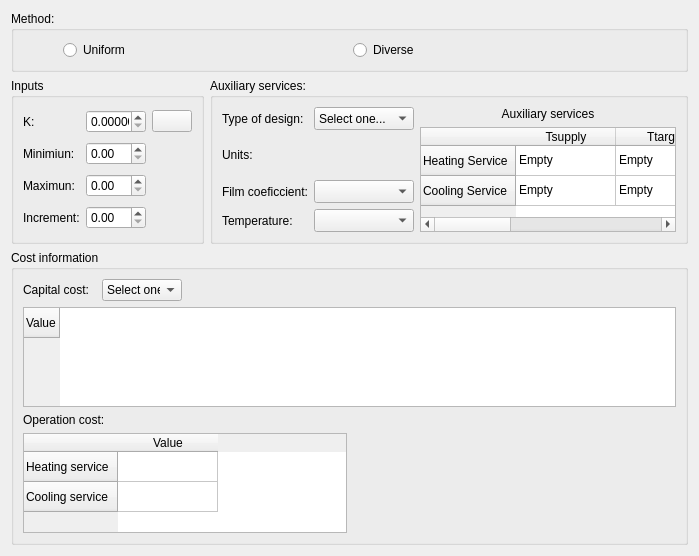
<?xml version="1.0" encoding="UTF-8"?>
<ui version="4.0">
 <class>contenido_plots_costos</class>
 <widget class="QWidget" name="contenido_plots_costos">
  <property name="geometry">
   <rect>
    <x>0</x>
    <y>0</y>
    <width>639</width>
    <height>544</height>
   </rect>
  </property>
  <property name="windowTitle">
   <string>Form</string>
  </property>
  <layout class="QGridLayout" name="gridLayout_12">
   <item row="1" column="0">
    <layout class="QGridLayout" name="gridLayout_5">
     <item row="0" column="1">
      <widget class="QGroupBox" name="groupBox3">
       <property name="title">
        <string>Auxiliary services:</string>
       </property>
       <layout class="QGridLayout" name="gridLayout_7">
        <item row="0" column="0">
         <layout class="QGridLayout" name="gridLayout_9">
          <item row="0" column="0">
           <widget class="QLabel" name="labelType">
            <property name="maximumSize">
             <size>
              <width>100</width>
              <height>16777215</height>
             </size>
            </property>
            <property name="text">
             <string>Type of design:</string>
            </property>
           </widget>
          </item>
          <item row="1" column="0">
           <widget class="QLabel" name="labelunits">
            <property name="maximumSize">
             <size>
              <width>100</width>
              <height>16777215</height>
             </size>
            </property>
            <property name="text">
             <string>Units:</string>
            </property>
           </widget>
          </item>
          <item row="2" column="0">
           <widget class="QLabel" name="labelfilm">
            <property name="maximumSize">
             <size>
              <width>100</width>
              <height>16777215</height>
             </size>
            </property>
            <property name="text">
             <string>Film coeficcient:</string>
            </property>
           </widget>
          </item>
          <item row="3" column="0">
           <widget class="QLabel" name="labeltemp">
            <property name="maximumSize">
             <size>
              <width>100</width>
              <height>16777215</height>
             </size>
            </property>
            <property name="text">
             <string>Temperature:</string>
            </property>
           </widget>
          </item>
          <item row="0" column="1">
           <widget class="QComboBox" name="TypeDesign">
            <property name="maximumSize">
             <size>
              <width>100</width>
              <height>23</height>
             </size>
            </property>
            <item>
             <property name="text">
              <string>Select one...</string>
             </property>
            </item>
            <item>
             <property name="text">
              <string>Countercurrent</string>
             </property>
            </item>
            <item>
             <property name="text">
              <string>Cococurrent</string>
             </property>
            </item>
           </widget>
          </item>
          <item row="2" column="1">
           <widget class="QComboBox" name="comboBoxFilm">
            <property name="maximumSize">
             <size>
              <width>100</width>
              <height>23</height>
             </size>
            </property>
           </widget>
          </item>
          <item row="3" column="1">
           <widget class="QComboBox" name="comboBoxTemp">
            <property name="maximumSize">
             <size>
              <width>100</width>
              <height>23</height>
             </size>
            </property>
           </widget>
          </item>
         </layout>
        </item>
        <item row="0" column="1">
         <layout class="QGridLayout" name="gridLayout_8">
          <item row="0" column="0">
           <widget class="QLabel" name="labelAux">
            <property name="text">
             <string>Auxiliary services</string>
            </property>
            <property name="alignment">
             <set>Qt::AlignCenter</set>
            </property>
           </widget>
          </item>
          <item row="1" column="0">
           <widget class="QTableWidget" name="Services">
            <property name="sizePolicy">
             <sizepolicy hsizetype="Fixed" vsizetype="Fixed">
              <horstretch>0</horstretch>
              <verstretch>130</verstretch>
             </sizepolicy>
            </property>
            <property name="minimumSize">
             <size>
              <width>0</width>
              <height>0</height>
             </size>
            </property>
            <property name="maximumSize">
             <size>
              <width>400</width>
              <height>105</height>
             </size>
            </property>
            <row>
             <property name="text">
              <string>Heating Service</string>
             </property>
            </row>
            <row>
             <property name="text">
              <string>Cooling Service</string>
             </property>
            </row>
            <column>
             <property name="text">
              <string>Tsupply</string>
             </property>
            </column>
            <column>
             <property name="text">
              <string>Ttarget</string>
             </property>
            </column>
            <column>
             <property name="text">
              <string>h</string>
             </property>
            </column>
            <item row="0" column="0">
             <property name="text">
              <string>Empty</string>
             </property>
            </item>
            <item row="0" column="1">
             <property name="text">
              <string>Empty</string>
             </property>
            </item>
            <item row="0" column="2">
             <property name="text">
              <string>Empty</string>
             </property>
            </item>
            <item row="1" column="0">
             <property name="text">
              <string>Empty</string>
             </property>
            </item>
            <item row="1" column="1">
             <property name="text">
              <string>Empty</string>
             </property>
            </item>
            <item row="1" column="2">
             <property name="text">
              <string>Empty</string>
             </property>
            </item>
           </widget>
          </item>
         </layout>
        </item>
       </layout>
      </widget>
     </item>
     <item row="0" column="0">
      <widget class="QGroupBox" name="groupBox2">
       <property name="title">
        <string>Inputs</string>
       </property>
       <layout class="QGridLayout" name="gridLayout_6">
        <item row="0" column="1">
         <widget class="QDoubleSpinBox" name="doubleSpinBox">
          <property name="maximumSize">
           <size>
            <width>60</width>
            <height>16777215</height>
           </size>
          </property>
          <property name="decimals">
           <number>6</number>
          </property>
         </widget>
        </item>
        <item row="1" column="1">
         <widget class="QDoubleSpinBox" name="doubleSpinBox_2">
          <property name="maximumSize">
           <size>
            <width>60</width>
            <height>16777215</height>
           </size>
          </property>
         </widget>
        </item>
        <item row="2" column="1">
         <widget class="QDoubleSpinBox" name="doubleSpinBox_3">
          <property name="maximumSize">
           <size>
            <width>60</width>
            <height>16777215</height>
           </size>
          </property>
         </widget>
        </item>
        <item row="3" column="1">
         <widget class="QDoubleSpinBox" name="doubleSpinBox_4">
          <property name="maximumSize">
           <size>
            <width>60</width>
            <height>16777215</height>
           </size>
          </property>
         </widget>
        </item>
        <item row="2" column="0">
         <widget class="QLabel" name="labelmax">
          <property name="maximumSize">
           <size>
            <width>80</width>
            <height>16777215</height>
           </size>
          </property>
          <property name="text">
           <string>Maximun:</string>
          </property>
         </widget>
        </item>
        <item row="0" column="0">
         <widget class="QLabel" name="labelk">
          <property name="maximumSize">
           <size>
            <width>80</width>
            <height>16777215</height>
           </size>
          </property>
          <property name="text">
           <string>K:</string>
          </property>
         </widget>
        </item>
        <item row="1" column="0">
         <widget class="QLabel" name="labelmin">
          <property name="maximumSize">
           <size>
            <width>80</width>
            <height>16777215</height>
           </size>
          </property>
          <property name="text">
           <string>Minimiun:</string>
          </property>
         </widget>
        </item>
        <item row="3" column="0">
         <widget class="QLabel" name="labelinc">
          <property name="maximumSize">
           <size>
            <width>80</width>
            <height>16777215</height>
           </size>
          </property>
          <property name="text">
           <string>Increment:</string>
          </property>
         </widget>
        </item>
        <item row="0" column="3" rowspan="4">
         <spacer name="horizontalSpacer_5">
          <property name="orientation">
           <enum>Qt::Horizontal</enum>
          </property>
          <property name="sizeType">
           <enum>QSizePolicy::Preferred</enum>
          </property>
          <property name="sizeHint" stdset="0">
           <size>
            <width>40</width>
            <height>20</height>
           </size>
          </property>
         </spacer>
        </item>
        <item row="0" column="2">
         <widget class="QPushButton" name="pushButton">
          <property name="text">
           <string/>
          </property>
          <property name="icon">
           <iconset resource="resources.qrc">
            <normaloff>:/resources/Resources/ayuda.png</normaloff>:/resources/Resources/ayuda.png</iconset>
          </property>
         </widget>
        </item>
       </layout>
      </widget>
     </item>
     <item row="1" column="0" colspan="2">
      <layout class="QGridLayout" name="gridLayout_10">
       <item row="1" column="0">
        <widget class="QGroupBox" name="groupBox4">
         <property name="title">
          <string>Cost information</string>
         </property>
         <layout class="QGridLayout" name="gridLayout_11">
          <item row="2" column="0">
           <widget class="QLabel" name="labelopera">
            <property name="text">
             <string>Operation cost:</string>
            </property>
           </widget>
          </item>
          <item row="1" column="0" colspan="4">
           <widget class="QTableWidget" name="capitalcost">
            <property name="sizePolicy">
             <sizepolicy hsizetype="Fixed" vsizetype="Fixed">
              <horstretch>0</horstretch>
              <verstretch>0</verstretch>
             </sizepolicy>
            </property>
            <property name="maximumSize">
             <size>
              <width>700</width>
              <height>100</height>
             </size>
            </property>
            <row>
             <property name="text">
              <string>Value</string>
             </property>
            </row>
           </widget>
          </item>
          <item row="0" column="0">
           <layout class="QGridLayout" name="gridLayout_3">
            <item row="0" column="0">
             <widget class="QLabel" name="labelcapital">
              <property name="maximumSize">
               <size>
                <width>80</width>
                <height>16777215</height>
               </size>
              </property>
              <property name="text">
               <string>Capital cost:</string>
              </property>
             </widget>
            </item>
            <item row="0" column="1">
             <widget class="QComboBox" name="comboBoxCapital">
              <property name="maximumSize">
               <size>
                <width>80</width>
                <height>16777215</height>
               </size>
              </property>
              <item>
               <property name="text">
                <string>Select one...</string>
               </property>
              </item>
              <item>
               <property name="text">
                <string>a + b*A^c</string>
               </property>
              </item>
              <item>
               <property name="text">
                <string>b*A^c</string>
               </property>
              </item>
             </widget>
            </item>
           </layout>
          </item>
          <item row="0" column="1" colspan="3">
           <spacer name="horizontalSpacer_6">
            <property name="orientation">
             <enum>Qt::Horizontal</enum>
            </property>
            <property name="sizeType">
             <enum>QSizePolicy::Preferred</enum>
            </property>
            <property name="sizeHint" stdset="0">
             <size>
              <width>40</width>
              <height>20</height>
             </size>
            </property>
           </spacer>
          </item>
          <item row="3" column="0" colspan="2">
           <widget class="QTableWidget" name="operationcost">
            <property name="sizePolicy">
             <sizepolicy hsizetype="Fixed" vsizetype="Fixed">
              <horstretch>0</horstretch>
              <verstretch>0</verstretch>
             </sizepolicy>
            </property>
            <property name="maximumSize">
             <size>
              <width>1400</width>
              <height>100</height>
             </size>
            </property>
            <row>
             <property name="text">
              <string>Heating service</string>
             </property>
            </row>
            <row>
             <property name="text">
              <string>Cooling service</string>
             </property>
            </row>
            <column>
             <property name="text">
              <string>Value</string>
             </property>
            </column>
           </widget>
          </item>
         </layout>
        </widget>
       </item>
      </layout>
     </item>
    </layout>
   </item>
   <item row="0" column="0">
    <layout class="QGridLayout" name="gridLayout">
     <item row="0" column="0">
      <widget class="QGroupBox" name="groupBox1">
       <property name="title">
        <string>Method:</string>
       </property>
       <layout class="QGridLayout" name="gridLayout_2">
        <item row="0" column="1">
         <widget class="QRadioButton" name="uniform">
          <property name="text">
           <string>Uniform</string>
          </property>
         </widget>
        </item>
        <item row="0" column="0">
         <spacer name="horizontalSpacer">
          <property name="orientation">
           <enum>Qt::Horizontal</enum>
          </property>
          <property name="sizeType">
           <enum>QSizePolicy::Ignored</enum>
          </property>
          <property name="sizeHint" stdset="0">
           <size>
            <width>40</width>
            <height>20</height>
           </size>
          </property>
         </spacer>
        </item>
        <item row="0" column="3">
         <spacer name="horizontalSpacer_2">
          <property name="orientation">
           <enum>Qt::Horizontal</enum>
          </property>
          <property name="sizeType">
           <enum>QSizePolicy::Ignored</enum>
          </property>
          <property name="sizeHint" stdset="0">
           <size>
            <width>40</width>
            <height>20</height>
           </size>
          </property>
         </spacer>
        </item>
        <item row="0" column="2">
         <widget class="QRadioButton" name="diverse">
          <property name="text">
           <string>Diverse</string>
          </property>
         </widget>
        </item>
       </layout>
      </widget>
     </item>
    </layout>
   </item>
   <item row="2" column="0">
    <spacer name="verticalSpacer">
     <property name="orientation">
      <enum>Qt::Vertical</enum>
     </property>
     <property name="sizeHint" stdset="0">
      <size>
       <width>20</width>
       <height>40</height>
      </size>
     </property>
    </spacer>
   </item>
  </layout>
 </widget>
 <resources>
  <include location="resources.qrc"/>
 </resources>
 <connections/>
</ui>
